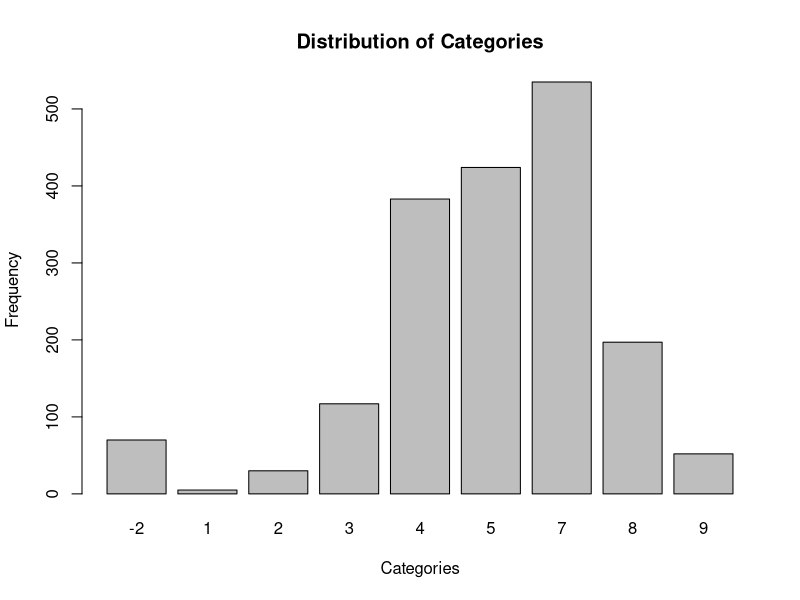

Source code (R):
## ---- chunk 1
knitr::opts_chunk$set(echo = TRUE)
library(readxl)
library(dplyr)
## ---- chunk 2
survey.data <- read.csv("wvs_data.csv")
## ---- chunk 3
colnames(survey.data)
## ---- chunk 4
survey.data

glimpse(survey.data)

head(survey.data)
## ---- chunk 5
categories = c("Employment", "Employment", "Security", "Human Rights", "Health Levels", "Health Levels", "Social & Personal Connectivity ", "Social & Personal Connectivity ")
questions = c("Q279", "Q275", "Q131", "Q253", "Q47", "Q53", "Q46", "Q2")
key = c("V249", "Q275", "V170", "V142", "V11", "V190", "V10", "V5")

Question.key = data.frame(Categories = categories, Question.Number = questions, Codebook = key)
Question.key
## ---- chunk 6
# Define the vector of categories including a placeholder for the missing '-1' code
v249_employment_status <- c(
  "No answer",                              
  "Full time employee (30 hours a week or more)",  
  "Part time employee (less than 30 hours a week)", 
  "Self-employed",                          
  "Retired / On a pension",                  
  "Home duties, not otherwise employed",    
  "Student",                                 
  "Unemployed",                             
  "Other (please specify)"                 
)

values.249 = c(-2,1,2,3,4,5,6,7,8)

q275_education = c("No answer",
"No formal education",
"Primary education only",
"Lower secondary education (i.e. Year 9 or less)",
"Upper secondary education (i.e. between Year 10 and Year 12)",
"Post-secondary non-tertiary education (e.g. apprenticeship or certificate)",
"Bachelor or equivalent",
"Master or equivalent",
"Doctoral or equivalent")

values.275 = c(-2,1,2,3,4,5,6,7,8,9)

v170_how_secure_are_you = c(
"No answer",
"Very secure",
"Quite secure",
"Not very secure",
"Not at all secure"
)

values.275 = c(-2,1,2,3,4)

v142_respect_human_rights = c(
"No answer",
"A great deal of respect",
"Some respect",
"Not much respect",
"No respect at all"
)

values.142 = c(-2,1,2,3,4)

v11_state_of_health = c(
"No answer",
"Very good",
"Good",
"Fair",
"Poor",
"Very poor"
)

values.11 = c(-2,1,2,3,4,5)

v190_gone_without_medicine = c(
"No answer",
"Often",
"Sometimes",
"Rarely",
"Never"
)

values.190 = c(-2,1,2,3,4)

v10_how_happy = c(
"No answer",
"Very happy",
"Rather happy",
"Not very happy",
"Not at all happy"
)

values.190 = c(-2,1,2,3,4)

v5_friends = c(
"No answer",
"Very important",
"Rather important",
"Not very important",
"Not at all important"
)

values.5 = c(-2,1,2,3,4)
## ---- chunk 7
summary(survey.data$Q275)

barplot(table(survey.data$Q275), main = "Distribution of Categories", xlab = "Categories", ylab = "Frequency")
